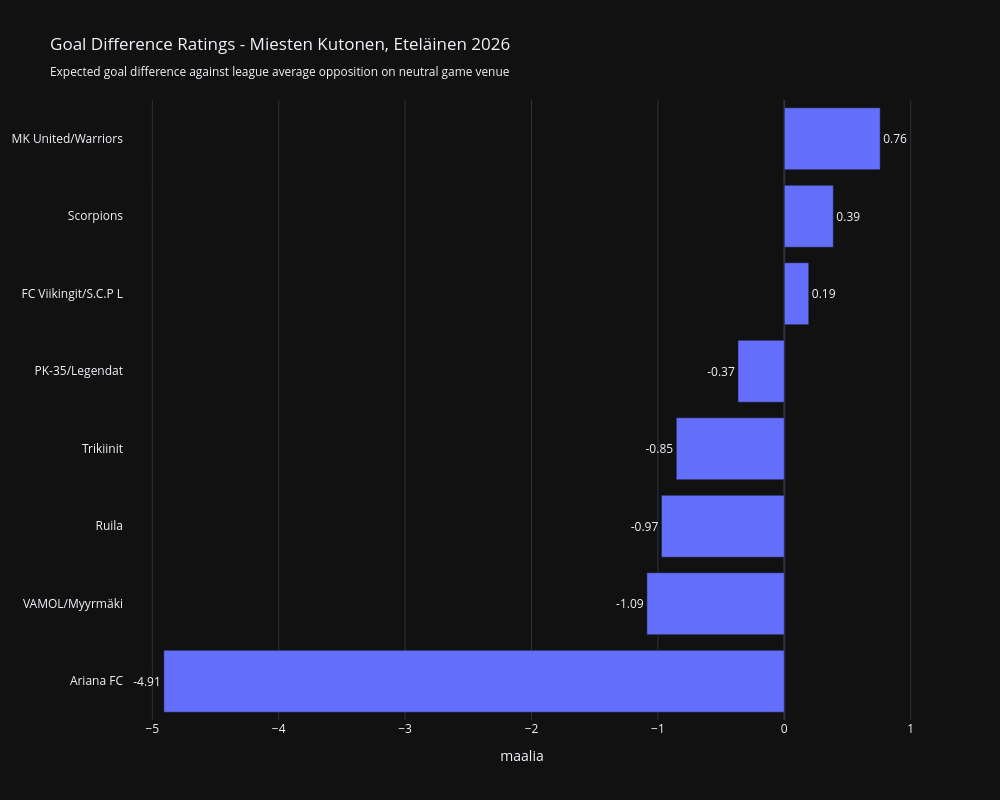

Notebook code for this chart:
### Code cell
my_x = 'goal_difference_rating'

aux = ratings_df.sort_values(by=my_x, ascending=False if my_x=='defense_rating' else True)

fig = go.Figure()

fig.add_trace(
        go.Bar(
            x=aux[my_x],
            y=aux['team'],#.apply(lambda x: x.split('\\')[0]),
            text=aux[my_x].round(2),
            textposition='outside',
            orientation='h',
            #marker=dict(color = color_list)
        )
)

fig.update_layout(
    width=1000,
    height=800,
    title=f"Goal Difference Ratings - {my_title}<br><sub>Expected goal difference against league average opposition on neutral game venue<sub>",
    template = 'plotly_dark',
    xaxis_title="maalia",
    showlegend=False
    )

fig.show()

### Figure 1 — Plotly figure (JSON) as saved in the notebook; plotly's stock layout.template omitted (floating-point values rounded to 4 significant figures)
{"data": [{"orientation": "h", "text": [-4.91, -1.09, -0.97, -0.85, -0.37, 0.19, 0.39, 0.76], "textposition": "outside", "type": "bar", "x": [-4.909, -1.087, -0.972, -0.8546, -0.3664, 0.1939, 0.3882, 0.759], "y": ["Ariana FC", "VAMOL/Myyrmäki", "Ruila", "Trikiinit", "PK-35/Legendat", "FC Viikingit/S.C.P L", "Scorpions", "MK United/Warriors"]}], "layout": {"height": 800, "showlegend": false, "title": {"text": "Goal Difference Ratings - Miesten Kutonen, Eteläinen 2026<br><sub>Expected goal difference against league average opposition on neutral game venue<sub>"}, "width": 1000, "xaxis": {"title": {"text": "maalia"}}}}
